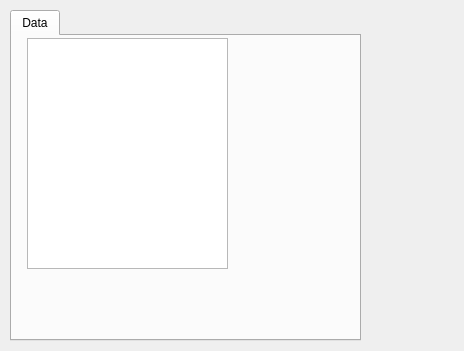
<?xml version="1.0" encoding="UTF-8"?>
<ui version="4.0">
 <class>Form</class>
 <widget class="QWidget" name="Form">
  <property name="geometry">
   <rect>
    <x>0</x>
    <y>0</y>
    <width>464</width>
    <height>351</height>
   </rect>
  </property>
  <property name="windowTitle">
   <string>Form</string>
  </property>
  <widget class="QTabWidget" name="Tabs">
   <property name="geometry">
    <rect>
     <x>10</x>
     <y>10</y>
     <width>351</width>
     <height>331</height>
    </rect>
   </property>
   <property name="currentIndex">
    <number>0</number>
   </property>
   <widget class="QWidget" name="dataTab">
    <attribute name="title">
     <string>Data</string>
    </attribute>
    <widget class="QTableWidget" name="tableWidget">
     <property name="geometry">
      <rect>
       <x>15</x>
       <y>2</y>
       <width>201</width>
       <height>231</height>
      </rect>
     </property>
    </widget>
   </widget>
  </widget>
 </widget>
 <resources/>
 <connections/>
</ui>
